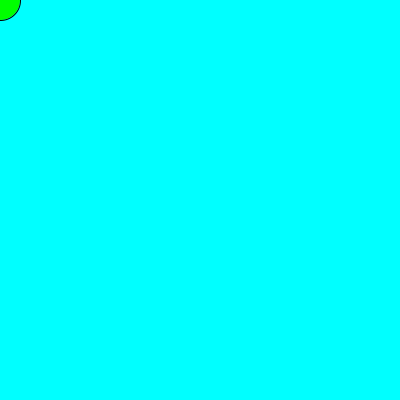
Frame 1 (no input)
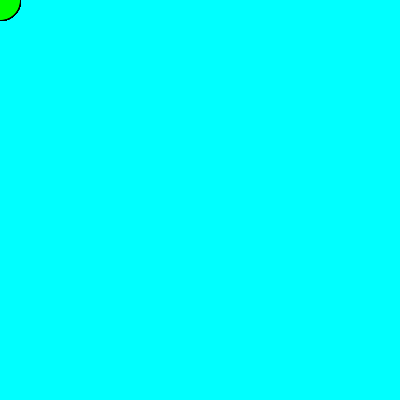
Frame 60 (the mouse pressed at the canvas centre just before this capture)
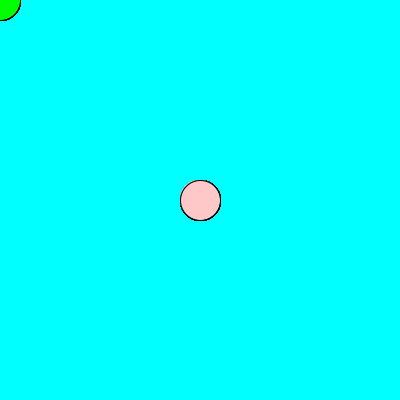
Frame 120 (the mouse held since frame 60 and released just before this capture)

The Processing sketch that drew these frames (run headless with seeded random() and noise(); from frame 60 on, the mouse is pressed at the canvas centre):

// Processing sketch: Worm
// ── Worm.pde
void setup () {
  size(400,400);
  background(0,255,255);
}
void draw () {
if(mousePressed){
  fill(255,mouseX,mouseY);
}
else{
  fill(mouseY,255,mouseX);
}
  ellipse(mouseX,mouseY,40,40);
}
